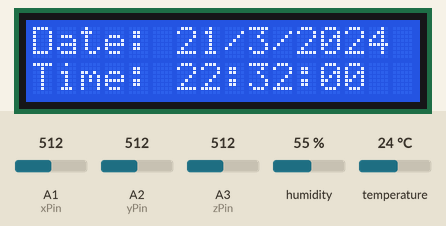
The sketch below on a simulated Arduino Uno, built with avr-gcc and run on an emulated ATmega328P. Parts: 16×2 character LCD. The test bench sets the inputs (shaded band); at power-on: humidity 55 %, A1 (xPin) = 512, A2 (yPin) = 512, A3 (zPin) = 512, temperature 24 °C. What the sketch prints to the serial monitor is not drawn.

Above: at 1.2 s.
1.3 s: humidity set to 22 %
At 4.0 s:
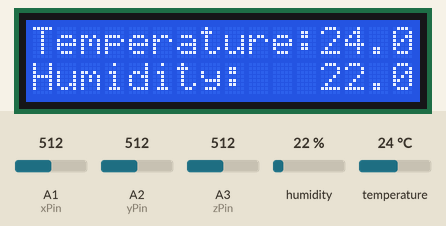
12.0 s: A1 (xPin) set to 716
At 17.6 s:
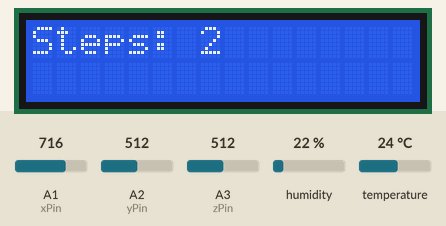
22.7 s: A2 (yPin) set to 716
At 36.0 s:
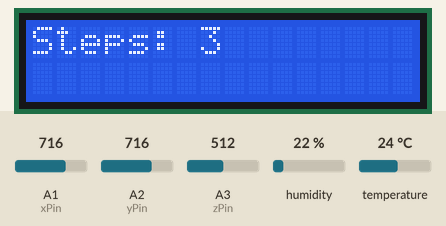
36.3 s: A3 (zPin) set to 716
At 44.4 s:
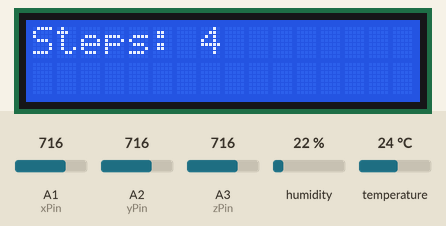
47.5 s: temperature set to 12 °C
At 51.6 s:
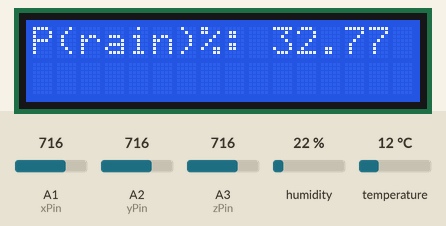
58.2 s: A1 (xPin) set to 992
At 63.0 s:
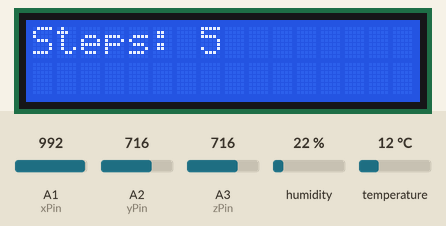
Timing chart, 0 to 64.5 s (numbered marks = the images above; inputs shaded):
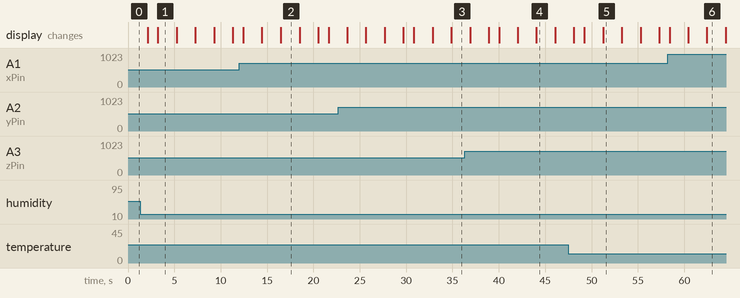

Measured:
- what the display in image 1 shows lasts 2.0 s, from 3.2 s to 5.2 s

The sketch:

arduino_code.ino
```cpp
#include <TimeLib.h>
#include <Wire.h>
#include <LiquidCrystal_I2C.h>
#include <DHT.h>
#include <DHT_U.h>

LiquidCrystal_I2C lcd(0x27, 16, 2);
#define DHTPIN 2       // Digital pin connected to the DHT sensor
#define DHTTYPE DHT11  // DHT 11
DHT dht(DHTPIN, DHTTYPE);
int pulsePin = A0;  // Pulse Sensor purple wire connected to analog pin A0

const int xPin = A1;  // X-axis of the accelerometer connected to analog pin A1
const int yPin = A2;  // Y-axis of the accelerometer connected to analog pin A2
const int zPin = A3;  // Z-axis of the accelerometer connected to analog pin A3

// Volatile Variables, used in the interrupt service routine!
volatile int BPM;                // int that holds raw Analog in 0. updated every 2mS
volatile int Signal;             // holds the incoming raw data
volatile int IBI = 600;          // int that holds the time interval between beats! Must be seeded!
volatile boolean Pulse = false;  // "True" when User's live heartbeat is detected. "False" when not a "live beat".
volatile boolean QS = false;     // becomes true when Arduino finds a beat.
volatile int steps = 0;          // Variable to count steps


int prevX = 0;             // Previous X-axis value
int prevY = 0;             // Previous Y-axis value
int prevZ = 0;             // Previous Z-axis value
const int threshold = 10;  // Threshold for detecting a step

void setup() {
  lcd.begin();
  lcd.backlight();
  Serial.begin(9600);
  Serial.println(F("DHTxx test!"));
  dht.begin();
  setTime(22, 32, 0, 21, 3, 24);
}

void printDigits(int digits) {
  // Add leading 0 if the number is less than 10
  if (digits < 10)
    lcd.print(0);
  lcd.print(digits);
}


void digitalClockDisplay() {
  Serial.print(hour());
  printDigits(minute());
  printDigits(second());
  Serial.print(" ");
  Serial.print(day());
  Serial.print(" ");
  Serial.print(month());
  Serial.print(" ");
  Serial.print(year());
  Serial.println();
  lcd.setCursor(0, 0);
  lcd.print("Date: ");
  lcd.print(day());
  lcd.print("/");
  lcd.print(month());
  lcd.print("/");
  lcd.print(year());

  lcd.setCursor(0, 1);
  lcd.print("Time: ");
  printDigits(hour());
  lcd.print(":");
  printDigits(minute());
  lcd.print(":");
  printDigits(second());

  delay(2000);
  lcd.clear();
}

void loop() {
  digitalClockDisplay();
  delay(1000);

  // Read temperature and humidity
  float h = dht.readHumidity();
  float t = dht.readTemperature();
  float f = dht.readTemperature(true);

  if (isnan(h) || isnan(t) || isnan(f)) {
    Serial.println(F("Failed to read from DHT sensor!"));
    return;
  }

  float hif = dht.computeHeatIndex(f, h);
  float hic = dht.computeHeatIndex(t, h, false);
  float lin = (-0.01896 + (0.0191381 * h) + (-0.09338002 * t));
  float Po = (1 / (1 + exp(-(lin))));
  float xp = Po * 100;
  // Accelerometer Step Detection
  int xAcc = analogRead(xPin);
  int yAcc = analogRead(yPin);
  int zAcc = analogRead(zPin);

  if (abs(xAcc - prevX) > threshold || abs(yAcc - prevY) > threshold || abs(zAcc - prevZ) > threshold) {
    steps++;
    prevX = xAcc;
    prevY = yAcc;
    prevZ = zAcc;
  }

  Serial.print(F("Humidity: "));
  Serial.print(h);
  Serial.print(F("%  Temperature: "));
  Serial.print(t);
  Serial.print(F("°C "));
  Serial.print(f);
  Serial.print(F("°F  Heat index: "));
  Serial.print(hic);
  Serial.print(F("°C "));
  Serial.print(hif);
  Serial.println(F("°F"));


  Serial.print(F("percentage probability of rainfall "));
  Serial.println(xp);

  // Display temperature and humidity
  lcd.setCursor(0, 0);
  lcd.print("Temperature: ");
  lcd.setCursor(12, 0);
  lcd.print(t);
  lcd.print("C");

  lcd.setCursor(0, 1);
  lcd.print("Humidity: ");
  lcd.setCursor(12, 1);
  lcd.print(h);
  lcd.print("%");

  delay(2000);
  lcd.clear();

  // Display probability of rainfall
  lcd.setCursor(0, 0);
  lcd.print("P(rain)%: ");
  lcd.print(xp);

  delay(2000);
  lcd.clear();

  // Print Step Count on LCD
  lcd.clear();
  lcd.setCursor(0, 0);
  lcd.print("Steps: ");
  lcd.print(steps);
  Serial.println(steps);
  delay(2000);
}


// for DHT11,
//      VCC: 5V or 3V
//      GND: GND
//      DATA: 2
```
